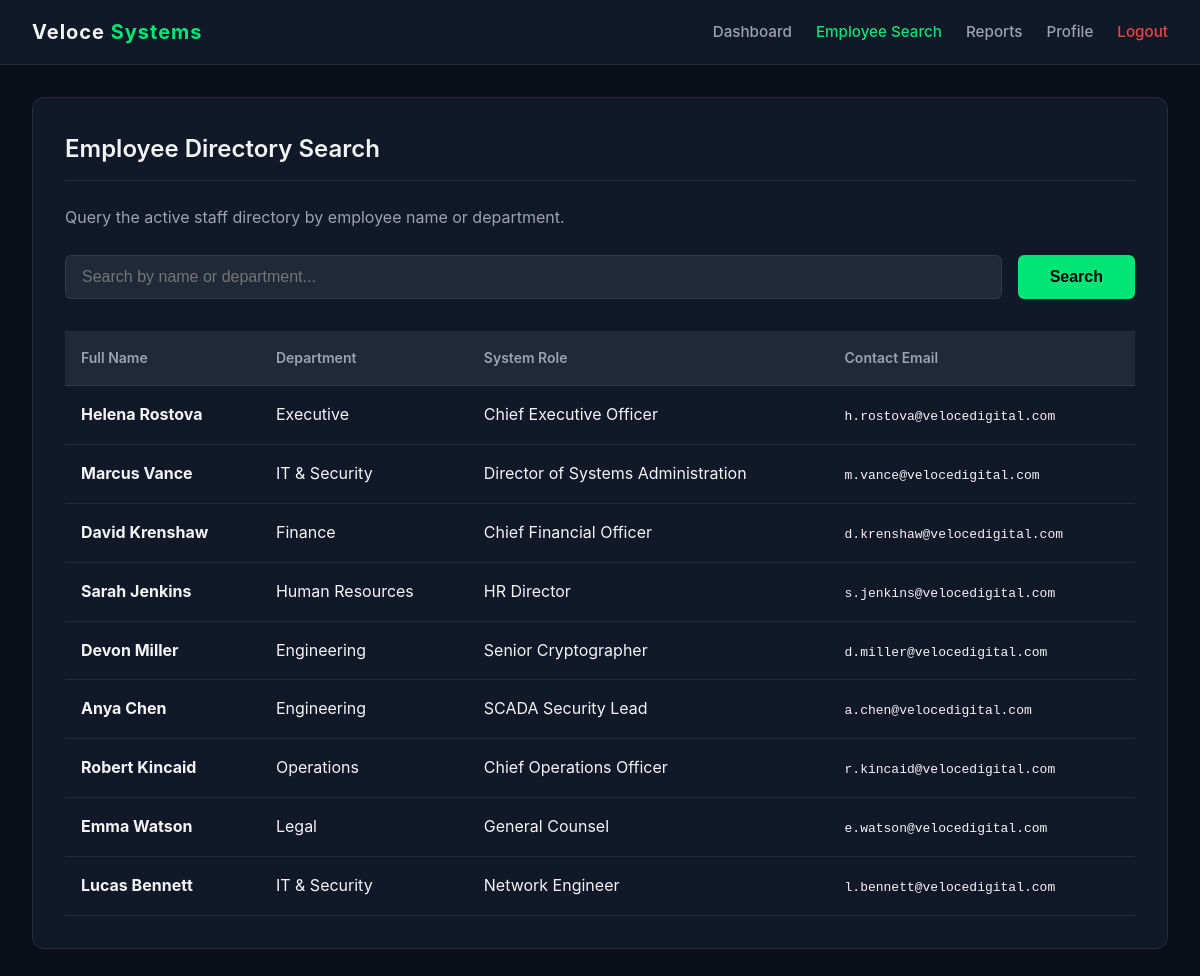
The page /search.php (signed in) on the database its author committed.
### tables this page shows
CREATE TABLE IF NOT EXISTS employees (
    id INT AUTO_INCREMENT PRIMARY KEY,
    name VARCHAR(100) NOT NULL,
    department VARCHAR(100) NOT NULL,
    role VARCHAR(100) NOT NULL,
    email VARCHAR(100) NOT NULL
);

### src/search.php (the view, shortened to what this page needs)
<?php
require_once 'config.php';
$search = isset($_GET['q']) ? $_GET['q'] : '';
$employees = [];
if ($search !== '') {
    $stmt = $conn->prepare("SELECT name, department, role, email FROM employees WHERE name LIKE ? OR department LIKE ?");
    $searchTerm = '%' . $search . '%';
    $stmt->bind_param("ss", $searchTerm, $searchTerm);
    $stmt->execute();
    $result = $stmt->get_result();
    while ($row = $result->fetch_assoc()) {
        $employees[] = $row;
    }
    $stmt->close();
} else {
    $result = $conn->query("SELECT name, department, role, email FROM employees");
    while ($row = $result->fetch_assoc()) {
        $employees[] = $row;
    }
}
?>
<!DOCTYPE html>
<html lang="en">
<head>
  <link rel="stylesheet" href="css/style.css">
</head>
<body>
  <nav class="navbar">
    <div class="nav-brand">Veloce <span>Systems</span></div>
    <ul class="nav-menu">
      <li><a href="dashboard.php" class="nav-link">Dashboard</a></li>
      <li><a href="search.php" class="nav-link active">Employee Search</a></li>
      <li><a href="reports.php" class="nav-link">Reports</a></li>
      <li><a href="profile.php" class="nav-link">Profile</a></li>
      <li><a href="logout.php" class="nav-link logout-link">Logout</a></li>
    </ul>
  </nav>
  <main class="container">
    <div class="panel">
      <h2>Employee Directory Search</h2>
      <p style="color: var(--text-secondary); margin-bottom: 1.5rem;">
        Query the active staff directory by employee name or department.
      </p>
      <form action="search.php" method="GET" class="search-box">
        <input type="text" name="q" class="form-control" placeholder="Search by name or department..." value="<?php echo htmlspecialchars($search); ?>">
        <button type="submit" class="btn">Search</button>
      </form>
      <div class="table-wrapper">
        <table>
          <thead>
            <tr>
              <th>Full Name</th>
              <th>Department</th>
              <th>System Role</th>
              <th>Contact Email</th>
            </tr>
          </thead>
          <tbody>
            <?php if (count($employees) > 0): ?>
              <?php foreach ($employees as $emp): ?>
                <tr>
                  <td><strong><?php echo htmlspecialchars($emp['name']); ?></strong></td>
                  <td><?php echo htmlspecialchars($emp['department']); ?></td>
                  <td><?php echo htmlspecialchars($emp['role']); ?></td>
                  <td><code><?php echo htmlspecialchars($emp['email']); ?></code></td>
                </tr>
              <?php endforeach; ?>
            <?php else: ?>
              <tr>
                <td colspan="4" style="text-align: center; color: var(--text-secondary);">No employee records matched your query.</td>
              </tr>
            <?php endif; ?>
          </tbody>
        </table>
      </div>
    </div>
  </main>
</body>
</html>

### src/css/style.css (style rules this page uses)
:root { --bg-primary: #0b0f19; --bg-secondary: #111827; --bg-tertiary: #1f2937; --text-primary: #f3f4f6; --text-secondary: #9ca3af; --accent: #00e676; --accent-hover: #00c853; --border: rgba(255, 255, 255, 0.08); --error: #ef4444; }
* { box-sizing: border-box; margin: 0; padding: 0; }
body { font-family: -apple-system, BlinkMacSystemFont, "Segoe UI", Roboto, Helvetica, Arial, sans-serif; background-color: var(--bg-primary); color: var(--text-primary); line-height: 1.6; }
.container { max-width: 1200px; margin: 0 auto; padding: 2rem; }
.form-control { width: 100%; padding: 0.75rem 1rem; background-color: var(--bg-tertiary); border: 1px solid var(--border); border-radius: 6px; color: var(--text-primary); font-size: 1rem; transition: border-color 0.2s, box-shadow 0.2s; }
.btn { display: inline-block; width: 100%; padding: 0.75rem 1rem; background-color: var(--accent); color: #050505; font-weight: 600; text-align: center; border: none; border-radius: 6px; cursor: pointer; font-size: 1rem; transition: background-color 0.2s; }
.navbar { display: flex; justify-content: space-between; align-items: center; background-color: var(--bg-secondary); border-bottom: 1px solid var(--border); padding: 1rem 2rem; }
.nav-brand { font-size: 1.25rem; font-weight: 700; letter-spacing: 1px; }
.nav-brand span { color: var(--accent); }
.nav-menu { display: flex; list-style: none; gap: 1.5rem; }
.nav-link { color: var(--text-secondary); text-decoration: none; font-size: 0.95rem; font-weight: 500; transition: color 0.2s; }
.nav-link:hover, .nav-link.active { color: var(--accent); }
.logout-link { color: #ef4444 !important; }
.panel { background-color: var(--bg-secondary); border: 1px solid var(--border); border-radius: 12px; padding: 2rem; margin-bottom: 2rem; }
.panel h2 { margin-bottom: 1.5rem; font-weight: 600; border-bottom: 1px solid var(--border); padding-bottom: 0.75rem; }
.table-wrapper { overflow-x: auto; }
table { width: 100%; border-collapse: collapse; text-align: left; }
th, td { padding: 1rem; border-bottom: 1px solid var(--border); }
th { background-color: var(--bg-tertiary); color: var(--text-secondary); font-weight: 600; font-size: 0.875rem; }
.search-box { display: flex; gap: 1rem; margin-bottom: 2rem; }
.search-box input { flex-grow: 1; }
.search-box button { width: auto; padding: 0.75rem 2rem; }

### rows shown on the page
employees: name "Helena Rostova", department "Executive", role "Chief Executive Officer", email "h.rostova@velocedigital.com"
employees: name "Marcus Vance", department "IT & Security", role "Director of Systems Administration", email "m.vance@velocedigital.com"
employees: name "David Krenshaw", department "Finance", role "Chief Financial Officer", email "d.krenshaw@velocedigital.com"
employees: name "Sarah Jenkins", department "Human Resources", role "HR Director", email "s.jenkins@velocedigital.com"
employees: name "Devon Miller", department "Engineering", role "Senior Cryptographer", email "d.miller@velocedigital.com"
employees: name "Anya Chen", department "Engineering", role "SCADA Security Lead", email "a.chen@velocedigital.com"
employees: name "Robert Kincaid", department "Operations", role "Chief Operations Officer", email "r.kincaid@velocedigital.com"
employees: name "Emma Watson", department "Legal", role "General Counsel", email "e.watson@velocedigital.com"
employees: name "Lucas Bennett", department "IT & Security", role "Network Engineer", email "l.bennett@velocedigital.com"
